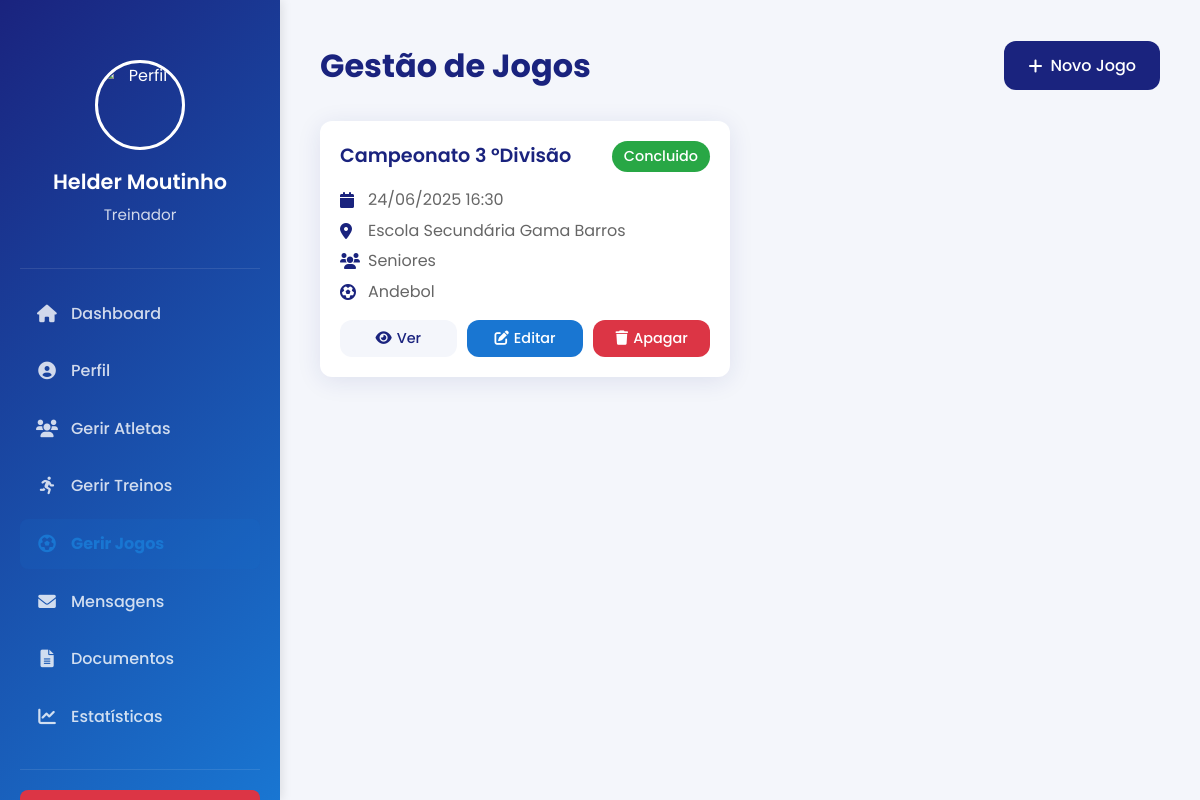
The page /src/gerir_jogos.php (signed in) on the database its author committed.
### tables this page shows
CREATE TABLE `users` (
  `id` int(11) NOT NULL,
  `nome` varchar(100) NOT NULL,
  `email` varchar(100) NOT NULL,
  `password_hash` varchar(255) DEFAULT NULL,
  `tipo` varchar(20) DEFAULT NULL,
  `data_registo` timestamp NOT NULL DEFAULT current_timestamp(),
  `status` varchar(20) DEFAULT NULL,
  `data_registro` timestamp NOT NULL DEFAULT current_timestamp(),
  `data_nascimento` date DEFAULT NULL,
  `genero` enum('M','F') DEFAULT NULL,
  `telefone` varchar(9) DEFAULT NULL,
  `nif` varchar(9) DEFAULT NULL,
  `morada` text DEFAULT NULL,
  `foto_perfil` varchar(255) DEFAULT NULL,
  `escalao` varchar(50) DEFAULT NULL,
  `posicao` varchar(50) DEFAULT NULL,
  `numero` int(11) DEFAULT NULL,
  `pe_dominante` varchar(20) DEFAULT NULL,
  `exame_medico_data` date DEFAULT NULL,
  `seguro_desportivo` varchar(50) DEFAULT NULL,
  `numero_socio` int(11) DEFAULT NULL,
  `cip` varchar(20) DEFAULT NULL,
  `modalidade_id` int(11) DEFAULT NULL,
  `escalao_id` int(11) DEFAULT NULL
);

CREATE TABLE `jogos` (
  `id` int(11) NOT NULL,
  `titulo` varchar(255) NOT NULL,
  `escalao_id` int(11) NOT NULL,
  `data_jogo` datetime NOT NULL,
  `local` varchar(255) NOT NULL,
  `adversario` varchar(255) NOT NULL,
  `descricao` text DEFAULT NULL,
  `user_id` int(11) NOT NULL,
  `status` enum('agendado','concluido','cancelado') DEFAULT 'agendado',
  `created_at` timestamp NOT NULL DEFAULT current_timestamp(),
  `updated_at` timestamp NOT NULL DEFAULT current_timestamp() ON UPDATE current_timestamp(),
  `pontuacao_acc` int(11) DEFAULT NULL,
  `pontuacao_adversario` int(11) DEFAULT NULL
);

CREATE TABLE `escaloes` (
  `id` int(11) NOT NULL,
  `nome` varchar(100) NOT NULL,
  `modalidade_id` int(11) NOT NULL,
  `staff_id` int(11) DEFAULT NULL,
  `user_id` int(11) DEFAULT NULL,
  `idade_min` int(11) NOT NULL DEFAULT 0,
  `idade_max` int(11) NOT NULL DEFAULT 0,
  `ativo` tinyint(1) DEFAULT 1
);

CREATE TABLE `modalidades` (
  `id` int(11) NOT NULL,
  `nome` varchar(100) NOT NULL,
  `descricao` varchar(255) DEFAULT NULL,
  `ativo` tinyint(1) DEFAULT 1
);

### src/gerir_jogos.php (the view, shortened to what this page needs)
<?php
require_once 'db.php';
$user_id = $_SESSION['user_id'];
$stmt = $conn->prepare("SELECT * FROM users WHERE id = ?");
$stmt->bind_param("i", $user_id);
$stmt->execute();
$result = $stmt->get_result();
$user = $result->fetch_assoc();
$stmt = $conn->prepare("
    SELECT j.*, e.nome as escalao_nome, m.nome as modalidade_nome
    FROM jogos j
    JOIN escaloes e ON j.escalao_id = e.id
    JOIN modalidades m ON e.modalidade_id = m.id
    WHERE j.user_id = ?
    ORDER BY j.data_jogo DESC
");
$stmt->bind_param("i", $user_id);
$stmt->execute();
$result = $stmt->get_result();
$jogos = $result->fetch_all(MYSQLI_ASSOC);
?>
<!DOCTYPE html>
<html lang="pt">
<head>
    <link rel="stylesheet" href="dashboard_nav.css">
    <link rel="stylesheet" href="dashboard_atleta.css">
    <link rel="stylesheet" href="https://cdnjs.cloudflare.com/ajax/libs/font-awesome/6.0.0/css/all.min.css">
</head>
<body>
    <div class="dashboard-layout">
        <div class="dashboard-sidebar staff-sidebar">
            <div class="staff-header">
                <img src="<?php
                    $foto = !empty($user['foto_perfil']) ? $user['foto_perfil'] : '';
                    $foto_path = __DIR__ . '/../' . ltrim($foto, '/');
                    if ($foto && file_exists($foto_path)) {
                        echo str_replace(['../uploads/', 'uploads/'], '/sitecacem/uploads/', $foto);
                    } else {
                        echo '/sitecacem/img/default-avatar.png';
                    }
                ?>" alt="Perfil">
                <h3><?php echo htmlspecialchars($user['nome']); ?></h3>
                <p><?php echo ucfirst($user['tipo']); ?></p>
            </div>
            <div class="staff-menu">
                <a href="dashboard_staff.php" class="menu-item">
                    <i class="fas fa-home"></i> Dashboard
                </a>
                <a href="perfil_staff.php" class="menu-item">
                    <i class="fas fa-user-circle"></i> Perfil
                </a>
                <a href="gerir_atletas.php" class="menu-item">
                    <i class="fas fa-users"></i> Gerir Atletas
                </a>
                <a href="gerir_treinos.php" class="menu-item">
                    <i class="fas fa-running"></i> Gerir Treinos
                </a>
                <a href="gerir_jogos.php" class="menu-item active">
                    <i class="fas fa-futbol"></i> Gerir Jogos
                </a>
                <a href="mensagens_staff.php" class="menu-item">
                    <i class="fas fa-envelope"></i> Mensagens
                </a>
                <a href="documentos_staff.php" class="menu-item">
                    <i class="fas fa-file-alt"></i> Documentos
                </a>
                <a href="estatisticas.php" class="menu-item">
                    <i class="fas fa-chart-line"></i> Estatísticas
                </a>
            </div>
            <div class="logout-section">
                <form action="logout.php" method="post">
                    <button type="submit" class="logout-btn">
                    </button>
                </form>
            </div>
        </div>
        <div class="dashboard-content">
            <div class="page-header">
                <h1>Gestão de Jogos</h1>
                <button class="add-game-btn" onclick="openModal()">
                    <i class="fas fa-plus"></i> Novo Jogo
                </button>
            </div>
            <div class="games-grid">
                <?php foreach ($jogos as $jogo): ?>
                    <div class="game-card">
                        <div class="game-header">
                            <h3 class="game-title"><?php echo htmlspecialchars($jogo['titulo']); ?></h3>
                            <span class="game-status status-<?php echo strtolower($jogo['status']); ?>">
                                <?php echo ucfirst($jogo['status']); ?>
                            </span>
                        </div>
                        <div class="game-info">
                            <p><i class="fas fa-calendar"></i> <?php echo date('d/m/Y H:i', strtotime($jogo['data_jogo'])); ?></p>
                            <p><i class="fas fa-map-marker-alt"></i> <?php echo htmlspecialchars($jogo['local']); ?></p>
                            <p><i class="fas fa-users"></i> <?php echo htmlspecialchars($jogo['escalao_nome']); ?></p>
                            <p><i class="fas fa-futbol"></i> <?php echo htmlspecialchars($jogo['modalidade_nome']); ?></p>
                        </div>
                        <div class="game-actions">
                            <button class="view-btn" onclick="viewGame(<?php echo $jogo['id']; ?>)">
                                <i class="fas fa-eye"></i> Ver
                            </button>
                            <button class="edit-btn" onclick="editGame(<?php echo $jogo['id']; ?>)">
                                <i class="fas fa-edit"></i> Editar
                            </button>
                            <button class="delete-btn" onclick="deleteGame(<?php echo $jogo['id']; ?>)">
                                <i class="fas fa-trash"></i> Apagar
                            </button>
                        </div>
                    </div>
                <?php endforeach; ?>
            </div>
        </div>
    </div>
</body>
</html>

### src/dashboard_nav.css (style rules this page uses)
* { margin: 0; padding: 0; box-sizing: border-box; font-family: 'Poppins', sans-serif; }
body { font-family: 'Inter', Arial, sans-serif; background: #f4f6fb; margin: 0; padding: 0; }
.dashboard-layout { display: flex; min-height: 100vh; }
.dashboard-sidebar { width: 280px; background: linear-gradient(135deg, #1a237e 0%, #1976d2 100%); color: white; padding: 20px; position: fixed; height: 100vh; overflow-y: auto; }
.staff-header { text-align: center; padding: 40px 0; border-bottom: 1px solid rgba(255,255,255,0.1); margin-bottom: 20px; display: flex; flex-direction: column; align-items: center; justify-content: center; }
.staff-header img { width: 90px; height: 90px; border-radius: 50%; border: 3px solid white; margin: auto 0 15px 0; object-fit: cover; display: block; }
.staff-header h3 { font-size: 1.3em; margin: 0 0 5px; font-weight: 600; }
.staff-header p { font-size: 0.95em; color: rgba(255,255,255,0.8); margin: 0; }
.staff-menu { margin-bottom: 20px; }
.menu-item { display: flex; align-items: center; padding: 12px 15px; color: rgba(255,255,255,0.8); text-decoration: none; border-radius: 8px; margin-bottom: 8px; font-weight: 500; transition: all 0.2s; position: relative; }
.menu-item.active { background: rgba(25, 118, 210, 0.15); color: #1976d2; font-weight: bold; }
.menu-item i { width: 24px; margin-right: 12px; font-size: 1.1em; text-align: center; }
.logout-section { margin-top: auto; padding-top: 20px; border-top: 1px solid rgba(255,255,255,0.1); }
.logout-btn { width: 100%; padding: 12px; background: #dc3545; border: none; border-radius: 8px; color: white; font-size: 1em; font-weight: 500; cursor: pointer; transition: all 0.2s; display: flex; align-items: center; justify-content: center; gap: 10px; }
.dashboard-content { margin-left: 280px; padding: 40px 30px 30px 30px; width: calc(100% - 280px); }
.menu-item { animation: slideIn 0.3s ease-out; }

### src/dashboard_atleta.css (style rules this page uses)
:root { --primary-color: #004080; --primary-light: #002b57; --secondary-color: #f4f6fb; --text-dark: #333; --text-light: #666; --white: #fff; --success: #28a745; --danger: #dc3545; --border-radius: 12px; --box-shadow: 0 4px 24px rgba(26,35,126,0.10); --transition: all 0.3s ease; }
* { margin: 0; padding: 0; box-sizing: border-box; font-family: 'Poppins', sans-serif; }
.page-header { margin-bottom: 30px; display: flex; justify-content: space-between; align-items: center; }
.page-header h1 { font-size: 2.1em; color: var(--text-dark); font-weight: 700; margin: 0; }

### rows shown on the page
users: nome "Helder Moutinho", tipo "Treinador"
jogos: titulo "Campeonato 3 ºDivisão", status "Concluido", data_jogo "24/06/2025 16:30", local "Escola Secundária Gama Barros", escalao.nome "Seniores", modalidades.nome "Andebol"
